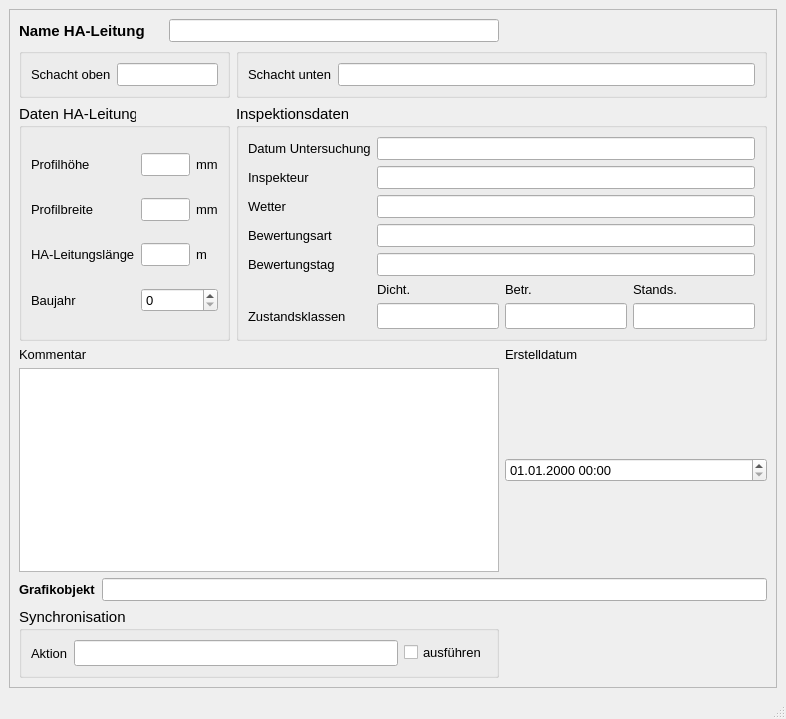
<?xml version="1.0" encoding="UTF-8"?>
<ui version="4.0">
 <class>MainWindow</class>
 <widget class="QMainWindow" name="MainWindow">
  <property name="geometry">
   <rect>
    <x>0</x>
    <y>0</y>
    <width>786</width>
    <height>719</height>
   </rect>
  </property>
  <property name="sizePolicy">
   <sizepolicy hsizetype="Preferred" vsizetype="Preferred">
    <horstretch>0</horstretch>
    <verstretch>0</verstretch>
   </sizepolicy>
  </property>
  <property name="minimumSize">
   <size>
    <width>620</width>
    <height>580</height>
   </size>
  </property>
  <property name="maximumSize">
   <size>
    <width>16777215</width>
    <height>16777215</height>
   </size>
  </property>
  <property name="baseSize">
   <size>
    <width>0</width>
    <height>0</height>
   </size>
  </property>
  <property name="font">
   <font>
    <family>Tahoma</family>
    <pointsize>10</pointsize>
   </font>
  </property>
  <property name="windowTitle">
   <string>Haltung Untersuchungsdaten</string>
  </property>
  <widget class="QWidget" name="centralwidget">
   <layout class="QGridLayout" name="gridLayout">
    <item row="0" column="0">
     <widget class="QScrollArea" name="scrollArea">
      <property name="widgetResizable">
       <bool>true</bool>
      </property>
      <widget class="QWidget" name="scrollAreaWidgetContents">
       <property name="geometry">
        <rect>
         <x>0</x>
         <y>0</y>
         <width>762</width>
         <height>642</height>
        </rect>
       </property>
       <layout class="QGridLayout" name="gridLayout_2">
        <item row="0" column="0" colspan="2">
         <widget class="QLabel" name="label">
          <property name="font">
           <font>
            <family>Tahoma</family>
            <pointsize>11</pointsize>
            <weight>75</weight>
            <bold>true</bold>
           </font>
          </property>
          <property name="text">
           <string>Name HA-Leitung</string>
          </property>
         </widget>
        </item>
        <item row="0" column="2" colspan="2">
         <widget class="QLineEdit" name="haltnam">
          <property name="font">
           <font>
            <family>Tahoma</family>
            <pointsize>10</pointsize>
           </font>
          </property>
          <property name="toolTip">
           <string>&lt;html&gt;&lt;head/&gt;&lt;body&gt;&lt;p&gt;Eindeutige Bezeichung&lt;/p&gt;&lt;/body&gt;&lt;/html&gt;</string>
          </property>
          <property name="statusTip">
           <string>Eindeutige Bezeichung</string>
          </property>
         </widget>
        </item>
        <item row="1" column="0" colspan="3">
         <widget class="QGroupBox" name="groupBox">
          <property name="font">
           <font>
            <family>Tahoma</family>
            <pointsize>11</pointsize>
           </font>
          </property>
          <property name="title">
           <string/>
          </property>
          <layout class="QGridLayout" name="gridLayout_3">
           <item row="0" column="0">
            <widget class="QLabel" name="label_3">
             <property name="font">
              <font>
               <family>Tahoma</family>
               <pointsize>10</pointsize>
              </font>
             </property>
             <property name="text">
              <string>Schacht oben</string>
             </property>
            </widget>
           </item>
           <item row="0" column="1">
            <widget class="QLineEdit" name="schoben">
             <property name="font">
              <font>
               <family>Tahoma</family>
               <pointsize>10</pointsize>
              </font>
             </property>
             <property name="toolTip">
              <string>&lt;html&gt;&lt;head/&gt;&lt;body&gt;&lt;p&gt;Name des oberen Schachts&lt;/p&gt;&lt;/body&gt;&lt;/html&gt;</string>
             </property>
             <property name="statusTip">
              <string>Name des oberen Schachts</string>
             </property>
            </widget>
           </item>
          </layout>
         </widget>
        </item>
        <item row="1" column="3" colspan="2">
         <widget class="QGroupBox" name="groupBox_3">
          <property name="font">
           <font>
            <family>Tahoma</family>
            <pointsize>11</pointsize>
           </font>
          </property>
          <property name="title">
           <string/>
          </property>
          <layout class="QGridLayout" name="gridLayout_4">
           <item row="0" column="0">
            <widget class="QLabel" name="label_9">
             <property name="font">
              <font>
               <family>Tahoma</family>
               <pointsize>10</pointsize>
              </font>
             </property>
             <property name="text">
              <string>Schacht unten</string>
             </property>
            </widget>
           </item>
           <item row="0" column="1">
            <widget class="QLineEdit" name="schunten">
             <property name="font">
              <font>
               <family>Tahoma</family>
               <pointsize>10</pointsize>
              </font>
             </property>
             <property name="toolTip">
              <string>&lt;html&gt;&lt;head/&gt;&lt;body&gt;&lt;p&gt;Name des unteren Schachts&lt;/p&gt;&lt;/body&gt;&lt;/html&gt;</string>
             </property>
             <property name="statusTip">
              <string>Name des unteren Schachts</string>
             </property>
            </widget>
           </item>
          </layout>
         </widget>
        </item>
        <item row="2" column="0" colspan="3">
         <widget class="QGroupBox" name="groupBox_2">
          <property name="font">
           <font>
            <family>Tahoma</family>
            <pointsize>11</pointsize>
           </font>
          </property>
          <property name="title">
           <string>Daten HA-Leitung</string>
          </property>
          <layout class="QGridLayout" name="gridLayout_5">
           <item row="0" column="0">
            <widget class="QLabel" name="label_6">
             <property name="font">
              <font>
               <family>Tahoma</family>
               <pointsize>10</pointsize>
              </font>
             </property>
             <property name="text">
              <string>Profilhöhe</string>
             </property>
            </widget>
           </item>
           <item row="0" column="1">
            <widget class="QLineEdit" name="hoehe">
             <property name="font">
              <font>
               <family>Tahoma</family>
               <pointsize>10</pointsize>
              </font>
             </property>
             <property name="toolTip">
              <string>&lt;html&gt;&lt;head/&gt;&lt;body&gt;&lt;p&gt;Bedeutung hängt vom Profiltyp ab&lt;/p&gt;&lt;/body&gt;&lt;/html&gt;</string>
             </property>
             <property name="statusTip">
              <string>Bedeutung hängt vom Profiltyp ab</string>
             </property>
            </widget>
           </item>
           <item row="0" column="2">
            <widget class="QLabel" name="label_16">
             <property name="font">
              <font>
               <family>Tahoma</family>
               <pointsize>10</pointsize>
              </font>
             </property>
             <property name="text">
              <string>mm</string>
             </property>
            </widget>
           </item>
           <item row="1" column="0">
            <widget class="QLabel" name="label_7">
             <property name="font">
              <font>
               <family>Tahoma</family>
               <pointsize>10</pointsize>
              </font>
             </property>
             <property name="text">
              <string>Profilbreite</string>
             </property>
            </widget>
           </item>
           <item row="1" column="1">
            <widget class="QLineEdit" name="breite">
             <property name="font">
              <font>
               <family>Tahoma</family>
               <pointsize>10</pointsize>
              </font>
             </property>
             <property name="toolTip">
              <string>&lt;html&gt;&lt;head/&gt;&lt;body&gt;&lt;p&gt;Bedeutung hängt vom Profiltyp ab&lt;/p&gt;&lt;/body&gt;&lt;/html&gt;</string>
             </property>
             <property name="statusTip">
              <string>Bedeutung hängt vom Profiltyp ab</string>
             </property>
            </widget>
           </item>
           <item row="1" column="2">
            <widget class="QLabel" name="label_20">
             <property name="font">
              <font>
               <family>Tahoma</family>
               <pointsize>10</pointsize>
              </font>
             </property>
             <property name="text">
              <string>mm</string>
             </property>
            </widget>
           </item>
           <item row="2" column="0">
            <widget class="QLabel" name="label_17">
             <property name="font">
              <font>
               <family>Tahoma</family>
               <pointsize>10</pointsize>
              </font>
             </property>
             <property name="text">
              <string>HA-Leitungslänge</string>
             </property>
            </widget>
           </item>
           <item row="2" column="1">
            <widget class="QLineEdit" name="laenge">
             <property name="font">
              <font>
               <family>Tahoma</family>
               <pointsize>10</pointsize>
              </font>
             </property>
             <property name="toolTip">
              <string/>
             </property>
             <property name="statusTip">
              <string/>
             </property>
            </widget>
           </item>
           <item row="2" column="2">
            <widget class="QLabel" name="label_21">
             <property name="font">
              <font>
               <family>Tahoma</family>
               <pointsize>10</pointsize>
              </font>
             </property>
             <property name="text">
              <string>m </string>
             </property>
            </widget>
           </item>
           <item row="3" column="0">
            <widget class="QLabel" name="label_60">
             <property name="font">
              <font>
               <family>Tahoma</family>
               <pointsize>10</pointsize>
              </font>
             </property>
             <property name="text">
              <string>Baujahr</string>
             </property>
            </widget>
           </item>
           <item row="3" column="1" colspan="2">
            <widget class="QSpinBox" name="Baujahr">
             <property name="font">
              <font>
               <family>Tahoma</family>
               <pointsize>10</pointsize>
              </font>
             </property>
             <property name="toolTip">
              <string/>
             </property>
             <property name="statusTip">
              <string/>
             </property>
             <property name="maximum">
              <number>9999</number>
             </property>
            </widget>
           </item>
          </layout>
         </widget>
        </item>
        <item row="2" column="3" colspan="2">
         <widget class="QGroupBox" name="groupBox_4">
          <property name="font">
           <font>
            <family>Tahoma</family>
            <pointsize>11</pointsize>
           </font>
          </property>
          <property name="title">
           <string>Inspektionsdaten</string>
          </property>
          <layout class="QGridLayout" name="gridLayout_6">
           <item row="0" column="0">
            <widget class="QLabel" name="label_61">
             <property name="font">
              <font>
               <family>Tahoma</family>
               <pointsize>10</pointsize>
              </font>
             </property>
             <property name="text">
              <string>Datum Untersuchung</string>
             </property>
            </widget>
           </item>
           <item row="0" column="1" colspan="3">
            <widget class="QLineEdit" name="untersuchtag">
             <property name="font">
              <font>
               <family>Tahoma</family>
               <pointsize>10</pointsize>
              </font>
             </property>
             <property name="toolTip">
              <string/>
             </property>
             <property name="statusTip">
              <string/>
             </property>
            </widget>
           </item>
           <item row="1" column="0">
            <widget class="QLabel" name="label_62">
             <property name="font">
              <font>
               <family>Tahoma</family>
               <pointsize>10</pointsize>
              </font>
             </property>
             <property name="text">
              <string>Inspekteur</string>
             </property>
            </widget>
           </item>
           <item row="1" column="1" colspan="3">
            <widget class="QLineEdit" name="untersucher">
             <property name="font">
              <font>
               <family>Tahoma</family>
               <pointsize>10</pointsize>
              </font>
             </property>
             <property name="toolTip">
              <string>&lt;html&gt;&lt;head/&gt;&lt;body&gt;&lt;p&gt;Name bzw. Kürzel&lt;/p&gt;&lt;/body&gt;&lt;/html&gt;</string>
             </property>
             <property name="statusTip">
              <string>Name bzw. Kürzel</string>
             </property>
            </widget>
           </item>
           <item row="2" column="0">
            <widget class="QLabel" name="label_63">
             <property name="font">
              <font>
               <family>Tahoma</family>
               <pointsize>10</pointsize>
              </font>
             </property>
             <property name="text">
              <string>Wetter</string>
             </property>
            </widget>
           </item>
           <item row="2" column="1" colspan="3">
            <widget class="QLineEdit" name="wetter">
             <property name="font">
              <font>
               <family>Tahoma</family>
               <pointsize>10</pointsize>
              </font>
             </property>
             <property name="toolTip">
              <string>&lt;html&gt;&lt;head/&gt;&lt;body&gt;&lt;p&gt;Wetter am Untersuchungstag&lt;/p&gt;&lt;/body&gt;&lt;/html&gt;</string>
             </property>
             <property name="statusTip">
              <string>Wetter am Untersuchungstag</string>
             </property>
            </widget>
           </item>
           <item row="3" column="0">
            <widget class="QLabel" name="label_64">
             <property name="font">
              <font>
               <family>Tahoma</family>
               <pointsize>10</pointsize>
              </font>
             </property>
             <property name="text">
              <string>Bewertungsart</string>
             </property>
            </widget>
           </item>
           <item row="3" column="1" colspan="3">
            <widget class="QLineEdit" name="bewertungsart">
             <property name="font">
              <font>
               <family>Tahoma</family>
               <pointsize>10</pointsize>
              </font>
             </property>
             <property name="toolTip">
              <string>&lt;html&gt;&lt;head/&gt;&lt;body&gt;&lt;p&gt;Bezeichnung des verwendeten Bewertungsmodells (z.B. DWA-M 149-3)&lt;/p&gt;&lt;/body&gt;&lt;/html&gt;</string>
             </property>
             <property name="statusTip">
              <string>Bezeichnung des verwendeten Bewertungsmodells (z.B. DWA-M 149-3)</string>
             </property>
            </widget>
           </item>
           <item row="4" column="0">
            <widget class="QLabel" name="label_65">
             <property name="font">
              <font>
               <family>Tahoma</family>
               <pointsize>10</pointsize>
              </font>
             </property>
             <property name="text">
              <string>Bewertungstag</string>
             </property>
            </widget>
           </item>
           <item row="4" column="1" colspan="3">
            <widget class="QLineEdit" name="bewertungstag">
             <property name="font">
              <font>
               <family>Tahoma</family>
               <pointsize>10</pointsize>
              </font>
             </property>
             <property name="toolTip">
              <string>&lt;html&gt;&lt;head/&gt;&lt;body&gt;&lt;p&gt;Datum des Tages, an dem die Bewertung durchgeführt wurde&lt;/p&gt;&lt;/body&gt;&lt;/html&gt;</string>
             </property>
             <property name="statusTip">
              <string>Datum des Tages, an dem die Bewertung durchgeführt wurde</string>
             </property>
            </widget>
           </item>
           <item row="5" column="1">
            <widget class="QLabel" name="label_39">
             <property name="font">
              <font>
               <family>Tahoma</family>
               <pointsize>10</pointsize>
              </font>
             </property>
             <property name="text">
              <string>Dicht.</string>
             </property>
            </widget>
           </item>
           <item row="5" column="2">
            <widget class="QLabel" name="label_37">
             <property name="font">
              <font>
               <family>Tahoma</family>
               <pointsize>10</pointsize>
              </font>
             </property>
             <property name="text">
              <string>Betr.</string>
             </property>
            </widget>
           </item>
           <item row="5" column="3">
            <widget class="QLabel" name="label_38">
             <property name="font">
              <font>
               <family>Tahoma</family>
               <pointsize>10</pointsize>
              </font>
             </property>
             <property name="text">
              <string>Stands.</string>
             </property>
            </widget>
           </item>
           <item row="6" column="0">
            <widget class="QLabel" name="label_36">
             <property name="font">
              <font>
               <family>Tahoma</family>
               <pointsize>10</pointsize>
              </font>
             </property>
             <property name="text">
              <string>Zustandsklassen</string>
             </property>
            </widget>
           </item>
           <item row="6" column="1">
            <widget class="QLineEdit" name="max_ZD">
             <property name="toolTip">
              <string>&lt;html&gt;&lt;head/&gt;&lt;body&gt;&lt;p&gt;Zustandsklasse Dichtheit&lt;/p&gt;&lt;/body&gt;&lt;/html&gt;</string>
             </property>
             <property name="statusTip">
              <string>Zustandsklasse Dichtheit</string>
             </property>
            </widget>
           </item>
           <item row="6" column="2">
            <widget class="QLineEdit" name="max_ZB">
             <property name="toolTip">
              <string>&lt;html&gt;&lt;head/&gt;&lt;body&gt;&lt;p&gt;Zustandsklasse Betriebssicherheit&lt;/p&gt;&lt;/body&gt;&lt;/html&gt;</string>
             </property>
             <property name="statusTip">
              <string>Zustandsklasse Betriebssicherheit</string>
             </property>
            </widget>
           </item>
           <item row="6" column="3">
            <widget class="QLineEdit" name="max_ZS">
             <property name="toolTip">
              <string>&lt;html&gt;&lt;head/&gt;&lt;body&gt;&lt;p&gt;Zustandsklasse Standsicherheit&lt;/p&gt;&lt;/body&gt;&lt;/html&gt;</string>
             </property>
             <property name="statusTip">
              <string>Zustandsklasse Standsicherheit</string>
             </property>
            </widget>
           </item>
          </layout>
         </widget>
        </item>
        <item row="3" column="0">
         <widget class="QLabel" name="label_22">
          <property name="font">
           <font>
            <family>Tahoma</family>
            <pointsize>10</pointsize>
           </font>
          </property>
          <property name="text">
           <string>Kommentar</string>
          </property>
         </widget>
        </item>
        <item row="3" column="4">
         <widget class="QLabel" name="label_71">
          <property name="text">
           <string>Erstelldatum</string>
          </property>
         </widget>
        </item>
        <item row="4" column="0" colspan="4">
         <widget class="QTextEdit" name="kommentar">
          <property name="font">
           <font>
            <family>Tahoma</family>
            <pointsize>10</pointsize>
           </font>
          </property>
          <property name="toolTip">
           <string>&lt;html&gt;&lt;head/&gt;&lt;body&gt;&lt;p&gt;Platz für zusätzliche Kommentare&lt;/p&gt;&lt;/body&gt;&lt;/html&gt;</string>
          </property>
          <property name="statusTip">
           <string>Platz für zusätzliche Kommentare</string>
          </property>
         </widget>
        </item>
        <item row="4" column="4">
         <widget class="QgsDateTimeEdit" name="createdat">
          <property name="font">
           <font>
            <family>Tahoma</family>
            <pointsize>10</pointsize>
           </font>
          </property>
          <property name="currentSection">
           <enum>QDateTimeEdit::DaySection</enum>
          </property>
          <property name="displayFormat">
           <string>dd.MM.yyyy HH:mm</string>
          </property>
         </widget>
        </item>
        <item row="5" column="0">
         <widget class="QLabel" name="label_23">
          <property name="font">
           <font>
            <family>Tahoma</family>
            <pointsize>10</pointsize>
            <weight>75</weight>
            <bold>true</bold>
           </font>
          </property>
          <property name="text">
           <string>Grafikobjekt</string>
          </property>
         </widget>
        </item>
        <item row="5" column="1" colspan="4">
         <widget class="QLineEdit" name="objekt">
          <property name="toolTip">
           <string>&lt;html&gt;&lt;head/&gt;&lt;body&gt;&lt;p&gt;Textbeschreibung (WKT) des Grafikobjekts&lt;/p&gt;&lt;/body&gt;&lt;/html&gt;</string>
          </property>
          <property name="statusTip">
           <string>Textbeschreibung des Grafikobjekts</string>
          </property>
         </widget>
        </item>
        <item row="6" column="0" colspan="4">
         <widget class="QGroupBox" name="groupBox_sync">
          <property name="font">
           <font>
            <family>Tahoma</family>
            <pointsize>11</pointsize>
           </font>
          </property>
          <property name="title">
           <string>Synchronisation</string>
          </property>
          <layout class="QGridLayout" name="gridLayout_7">
           <item row="0" column="0">
            <widget class="QLabel" name="label_19">
             <property name="font">
              <font>
               <family>Tahoma</family>
               <pointsize>10</pointsize>
              </font>
             </property>
             <property name="text">
              <string>Aktion</string>
             </property>
            </widget>
           </item>
           <item row="0" column="1">
            <widget class="QLineEdit" name="aktion">
             <property name="toolTip">
              <string>&lt;html&gt;&lt;head/&gt;&lt;body&gt;&lt;p&gt;Maßnahme zur Synchronisation&lt;/p&gt;&lt;/body&gt;&lt;/html&gt;</string>
             </property>
             <property name="statusTip">
              <string>Maßnahme zur Synchronisation</string>
             </property>
            </widget>
           </item>
           <item row="0" column="2">
            <widget class="QCheckBox" name="status">
             <property name="font">
              <font>
               <family>Tahoma</family>
               <pointsize>10</pointsize>
              </font>
             </property>
             <property name="toolTip">
              <string>Synchronisation aktivieren</string>
             </property>
             <property name="statusTip">
              <string>Synchronisation aktivieren</string>
             </property>
             <property name="text">
              <string>ausführen</string>
             </property>
            </widget>
           </item>
          </layout>
         </widget>
        </item>
       </layout>
      </widget>
     </widget>
    </item>
   </layout>
  </widget>
  <widget class="QMenuBar" name="menubar">
   <property name="geometry">
    <rect>
     <x>0</x>
     <y>0</y>
     <width>786</width>
     <height>27</height>
    </rect>
   </property>
  </widget>
  <widget class="QStatusBar" name="statusbar"/>
 </widget>
 <customwidgets>
  <customwidget>
   <class>QgsDateTimeEdit</class>
   <extends>QDateTimeEdit</extends>
   <header>qgsdatetimeedit.h</header>
  </customwidget>
 </customwidgets>
 <tabstops>
  <tabstop>haltnam</tabstop>
  <tabstop>hoehe</tabstop>
  <tabstop>breite</tabstop>
  <tabstop>laenge</tabstop>
  <tabstop>createdat</tabstop>
  <tabstop>kommentar</tabstop>
 </tabstops>
 <resources/>
 <connections/>
</ui>
